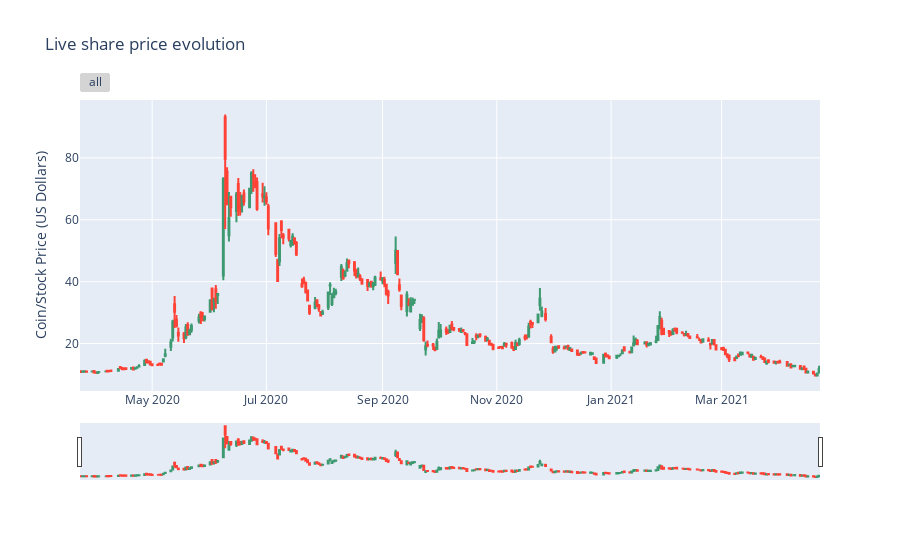

Source (notebook cell):
### Markdown cell above
## Plotting the data

### Code cell
func.plot_data(data)

### Figure 1 — Plotly figure (JSON) as saved in the notebook; plotly's stock layout.template omitted (floating-point values rounded to 4 significant figures; data arrays with more than 128 entries replaced by an {"elided": "..."} marker saying what was removed)
{"data": [{"close": {"elided": "273 float values"}, "high": {"elided": "273 float values"}, "low": {"elided": "273 float values"}, "name": "market data", "open": {"elided": "273 float values"}, "type": "candlestick", "x": {"elided": "273 str values"}}], "layout": {"title": {"text": "Live share price evolution"}, "xaxis": {"rangeselector": {"buttons": [{"step": "all"}]}, "rangeslider": {"visible": true}}, "yaxis": {"title": {"text": "Coin/Stock Price (US Dollars)"}}}}
